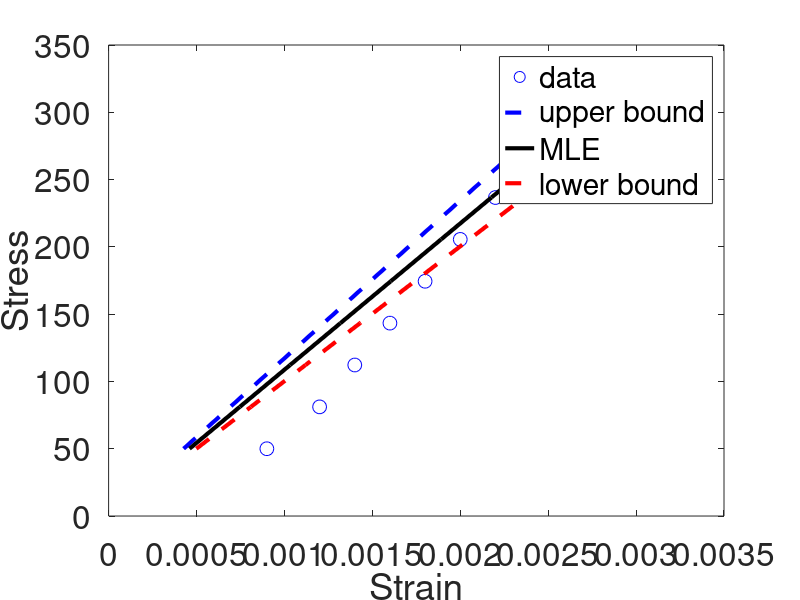

Reproduce this figure in MATLAB.
%% MATLAB script mle_example.m
% MLE estimation for the elasticity problem
%%%%%%%%%%%%%%%%%%%%%%%%%%%%%%%%%%%%%%%%%%%%%%%%%%%%%%%%%%%%%%%%%%%%%%%%%	
clear all; close all; clc

%% generating synthetic data based on the true parameter 
% number of data points	
n = 10;   
% true Young's modulus(MPa)                      
E_true = 200*1e3; 
% stress (MPa)              
T_data = linspace(50, 330, n); 
% strain 
% e_data = T_data./(E_true*1e3) + 0.002.*(T_data./250).^0.5;  % %Strain Case 1
% e_data = [0.0009,0.0011,0.0013,0.0015,0.0017,0.0018,0.0019,0.0021,0.0022,0.0023];   %Strain Case 1
e_data = [0.0009,0.0012,0.0014,0.0016,0.0018,0.0020,0.0022,0.0024,0.0025,0.0027];     %Strain Case 2 

%% compute MLE and Fisher information matrix
Ehat = (sum(T_data.^2))/(sum(T_data.*e_data))
sigmahat = sqrt((1/n) * sum((e_data - T_data./Ehat).^2))

% In = [sum(T_data.^2) * Ehat^(-4) * sigmahat^(-2), 0
%     0, n*sigmahat^(-2)-sum(3.*(e_data - T_data./Ehat).^2) * sigmahat^(-4)];
In = [sum(T_data.^2) * Ehat^(-4) * sigmahat^(-2), 0
     0, 2*n*sigmahat^(-2)];

% inverse of Fisher information
InvIn = inv(In);

% estimation with plus and minus stDev
Ehat_up = Ehat + 1.645*sqrt(InvIn(1,1))
Ehat_lo = Ehat - 1.645*sqrt(InvIn(1,1))

%% plot data and model prediction
e_model_hat = T_data./(Ehat);
e_model_up  = T_data./(Ehat_up);
e_model_lo  = T_data./(Ehat_lo);

figure
plot(e_data, T_data, 'ob', 'MarkerSize',10)
hold on
plot(e_model_up, T_data, '--b', 'linewidth', 3)
plot(e_model_hat, T_data, 'k', 'linewidth', 3)
plot(e_model_lo, T_data, '--r', 'linewidth', 3)
xlabel('Strain'); ylabel('Stress');
ylim([0,350])
legend('data', 'upper bound', 'MLE', 'lower bound')
set(gca,'FontSize',24)

InvIn